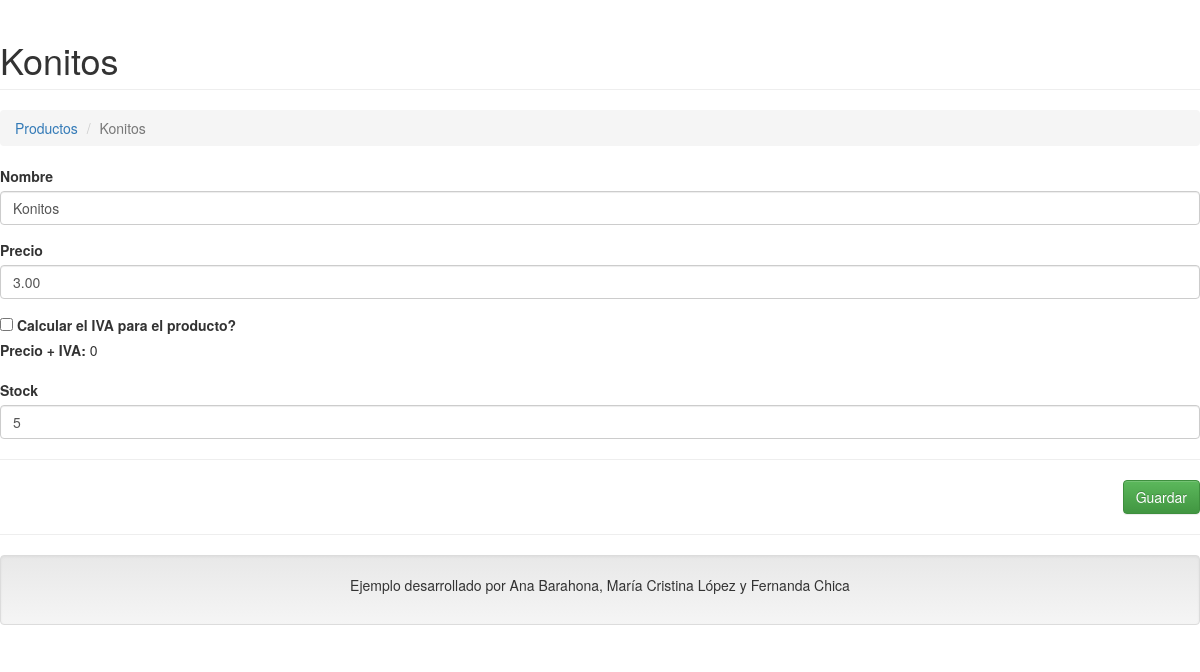
Screenshot of /?c=Producto&a=Crud&idProducto=3 with the database file from the repository.
### tables this page shows
CREATE TABLE `productos` (
  `idProducto` int(11) NOT NULL,
  `nombre` varchar(45) NOT NULL,
  `precio` decimal(5,2) NOT NULL,
  `stock` int(11) NOT NULL
);

### controlador/producto.controlador.php (called while the page is built, shortened)
<?php
require_once 'modelo/producto.php';
class ProductoControlador{
    private $producto;
    public function __CONSTRUCT(){
        $this->producto = new Producto();
    }
    public function Crud(){
        $prod = new Producto();
        if(isset($_GET['idProducto'])){
            $prod = $this->producto->Buscar($_GET['idProducto']);
        }
        require_once 'vista/header.php';
        require_once 'vista/producto/producto-editar.php';
        require_once 'vista/footer.php';
    }
}
?>

### conexion.php (called while the page is built)
<?php
class Conexion
{
    public static function StartUp()
    {
        $pdo = new PDO('mysql:host=localhost;dbname=productos;charset=utf8','root','');
        $pdo->setAttribute(PDO::ATTR_ERRMODE, PDO::ERRMODE_EXCEPTION);
        return $pdo;
    }
}
?>

### modelo/producto.php (called while the page is built, shortened)
<?php
class Producto
{
    private $pdo;
    public function __CONSTRUCT()
    {
	try{
            $this->pdo = Conexion::StartUp();
	}
        catch(Exception $e){
            die($e->getMessage());
	}
    }
    public function Buscar($id)
    {
	try{
            $stm = $this->pdo->prepare("SELECT * FROM productos WHERE idProducto = ?");
            $stm->execute(array($id));
            return $stm->fetch(PDO::FETCH_OBJ);
	}
        catch (Exception $e) {
            die($e->getMessage());
	}
    }
}
?>

### vista/producto/producto-editar.php (the view, shortened to what this page needs)
<h1 class="page-header">
    <?php echo $prod->idProducto != null ? $prod->nombre : 'Nuevo Registro'; ?>
</h1>
<ol class="breadcrumb">
  <li><a href="?c=Producto">Productos</a></li>
  <li class="active"><?php echo $prod->idProducto != null ? $prod->nombre : 'Nuevo Registro'; ?></li>
</ol>
<form id="frm-producto" action="?c=Producto&a=Guardar" method="post" enctype="multipart/form-data">
    <div class="form-group">
        <label>Nombre</label>
        <input type="text" name="nombre" value="<?php echo $prod->nombre; ?>" class="form-control" placeholder="Ingrese su nombre" required minlength="5"/>
    </div>
    <div class="form-group">
        <label>Precio</label>
        <input type="text" name="precio" id="precio" value="<?php echo $prod->precio; ?>" class="form-control" placeholder="Ingrese el precio" step="0.01" min="0" required/>
    </div>
    <div class="text-left">
        <input type="checkbox" id="calcula" name="calcula"  />
        <label for="calcula">Calcular el IVA para el producto?</label>
    </div>
    <div class="form-group">
        <label>Precio + IVA:</label>
        <span id="resultado">0</span>
    </div>
    <div class="form-group">
        <label>Stock</label>
        <input type="text" name="stock" value="<?php echo $prod->stock; ?>" class="form-control" placeholder="Ingrese stock"/>
    </div>
    <hr />
    <div class="text-right">
        <button class="btn btn-success" >Guardar</button>
    </div>
</form>

### rows the page displays
productos: nombre "Konitos", precio "3.00", stock "5"
